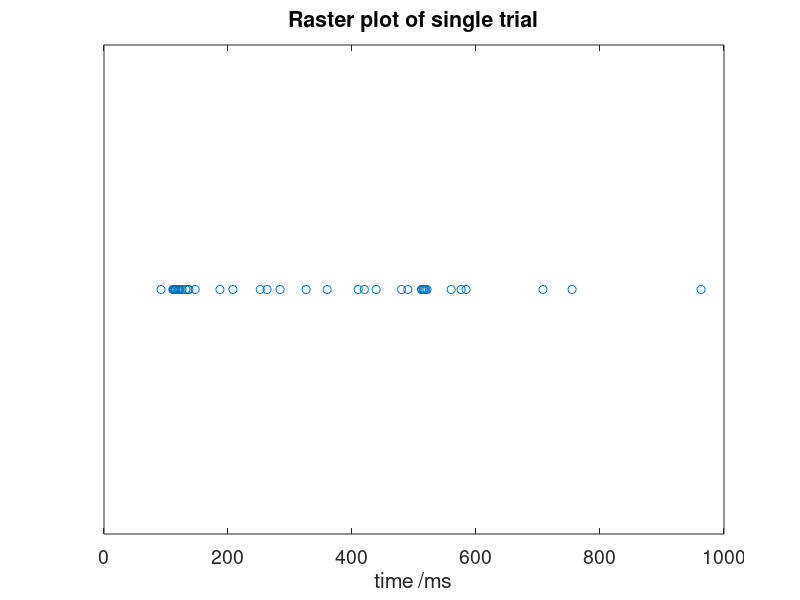
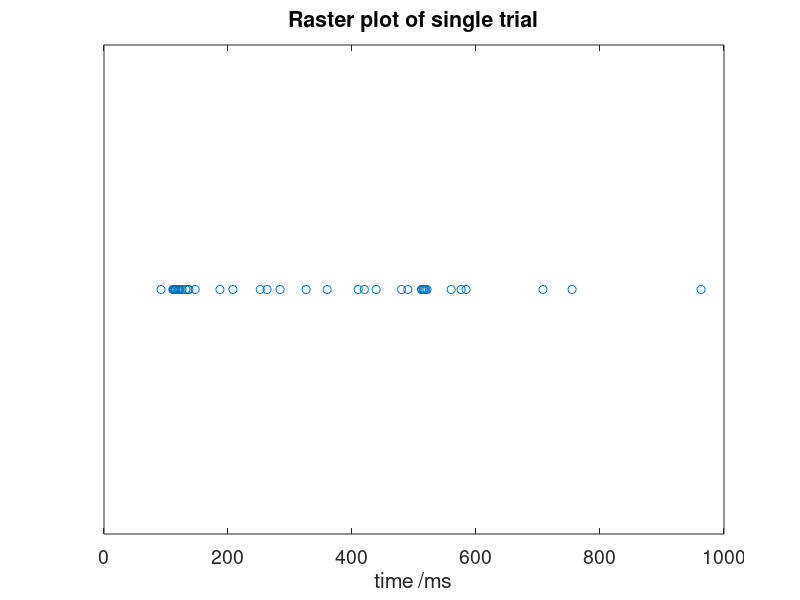
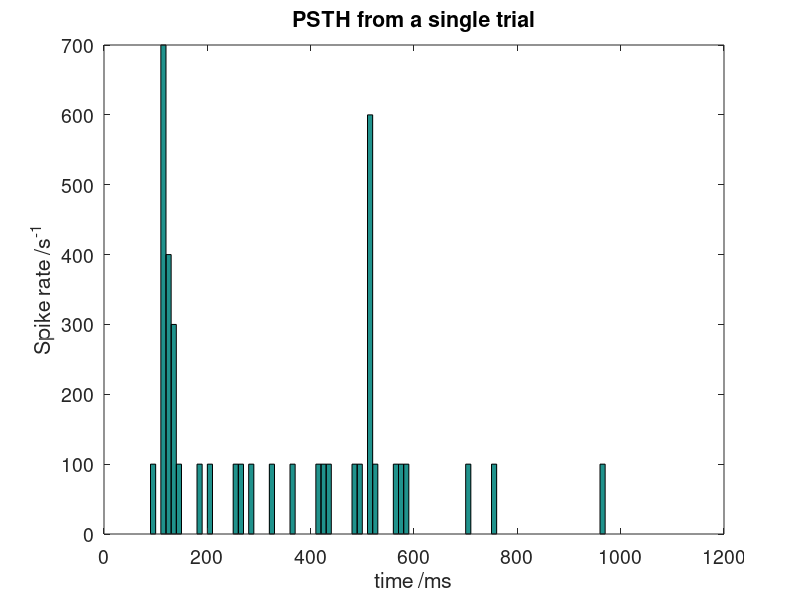
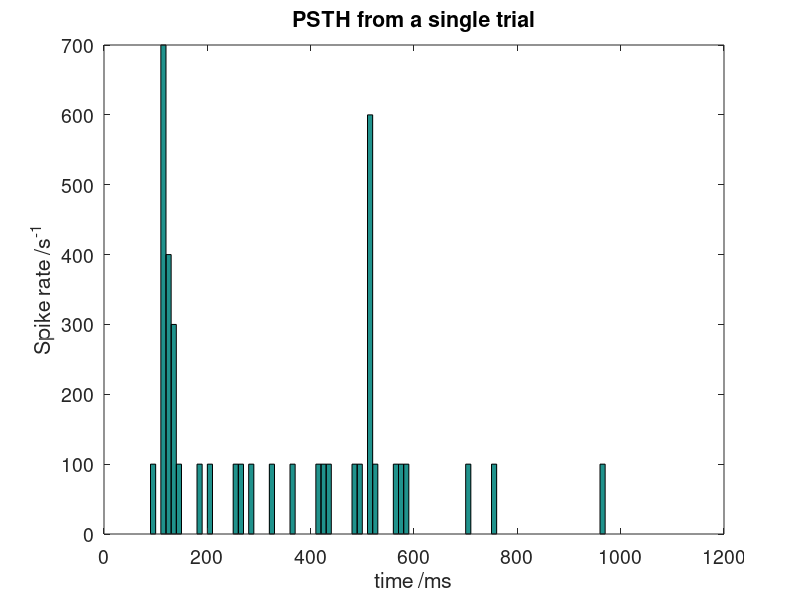

These charts were generated, in order, by the following MATLAB code: (Note: this script raises an error after producing the figures.)
load data/spiketimes.mat

%% Q3
sz = size(single_trial);

first_spike = single_trial(1);
first_ten_spikes = single_trial(1:10);
figure('Position', [100, 100, 600, 200])
plot(single_trial, ones(sz), 'o')
xlabel('time /ms')
title('Raster plot of single trial')
set(gca, 'Fontsize', 14, 'ytick',[])
saveas(gcf, 'figs/png/B2_2_q3.png')
saveas(gcf, 'figs/mat/B2_2_q3.fig')

%% Q4
edges = 0:10:1000;
response = histc(single_trial, edges);
response = response/0.01;
figure;
bar(edges, response, 'histc');
xlabel('time /ms')
ylabel('Spike rate /s^{-1}')
title('PSTH from a single trial')
set(gca, 'Fontsize', 14)
saveas(gcf, 'figs/png/B2_2_q4.png')
saveas(gcf, 'figs/mat/B2_2_q4.fig')

%% Q7
first_hist = condition1(1,:);
figure;
bar(edges, first_hist);

fig = figure;
for ii = 1:20
 subplot(5,4,ii);
 bar(edges, condition1(ii,:)/0.01,'histc');
 ylim([0, 1000]);
 if ii <= 16
     set(gca, 'xtick', [])
 end
 if mod(ii,4) ~= 1
     set(gca, 'ytick', [])
 end
end
ax=axes(fig,'visible','off'); 
ax.Title.Visible='on';
ax.XLabel.Visible='on';
ax.YLabel.Visible='on';
ylabel(ax,'Spike rate /s^{-1}');
xlabel(ax,'time /ms');
title(ax,'PSTH plots for 20 trials');
set(gca, 'Fontsize', 14)
saveas(gcf, 'figs/png/B2_2_q7.png')
saveas(gcf, 'figs/mat/B2_2_q7.fig')

%% Q8
fig=figure('Position', [10 10 800 600]);
for ii = 1:length(condition1)-1
 subplot(10,10,ii);
 bar(1:20, condition1(:,ii)/0.01,'histc');
 ylim([0, 1000]);
 title(sprintf('%d-%dms', (ii-1)/0.1, ii/0.1))
 if ii <= 90
     set(gca, 'xtick', [])
 end
 if mod(ii,10) ~= 1
     set(gca, 'ytick', [])
 end
end
ax=axes(fig,'visible','off'); 
ax.Title.Visible='on';
ax.XLabel.Visible='on';
ax.YLabel.Visible='on';
ylabel(ax,'Spike rate /s^{-1}');
xlabel(ax,'Trial number');
title(ax,'Histograms of activity across trials');
set(gca, 'Fontsize', 14)
saveas(gcf, 'figs/png/B2_2_q8.png')
saveas(gcf, 'figs/mat/B2_2_q8.fig')

%% 
mn = zeros(1,101);
for ii = 1:20
    mn = mn + condition1(ii,:)/0.01;
end
mn = mn/20;
bar(edges, mn, 'histc')

xlabel('time /ms')
ylabel('Spike rate /s^{-1}')
title('PSTH averaged across 20 trials')
set(gca, 'Fontsize', 14)
saveas(gcf, 'figs/png/B2_2_q9.png')
saveas(gcf, 'figs/mat/B2_2_q9.fig')

%% 
% figure()
% mu1 = mean(condition1)/0.01;
% sigma1 = std(condition1)/0.01;
% standard_error1 = sigma1/sqrt(20);
% bar(edges, mu1, 'histc')
% hold all
% errorbar(edges+5, mu1, standard_error1, 'LineStyle', 'none')
% hold off
% ylim([0,800])
% 
% figure()
% mu2 = mean(condition2)/0.01;
% sigma2 = std(condition2)/0.01;
% standard_error2 = sigma2/sqrt(20);
% bar(edges, mu2, 'histc')
% hold all
% errorbar(edges+5, mu2, standard_error2, 'LineStyle', 'none')
% hold off
% ylim([0,800])

figure('Position', [10 10 800 600])
hold all
errorbar(edges+5, mu1, standard_error1, 'lineWidth', 1)
errorbar(edges+5, mu2, standard_error2, 'lineWidth', 1)
hold off

xlim([0 1000])
xlabel('time /ms')
ylabel('Spike rate /s^{-1}')
set(gca, 'Fontsize', 14)
legend('Condition 1', 'Condition 2')
set(gca, 'Fontsize', 14)
title('PSTH plots for conditions 1 and 2')
saveas(gcf, 'figs/png/B2_2_q10.png')
saveas(gcf, 'figs/mat/B2_2_q10.fig')

%%
col1 = ismember(sigma1, max(sigma1(:)));
col1 = condition1(:,col1);
col2 = ismember(sigma2, max(sigma2(:)));
col2 = condition2(:,col2);

%????

%%
spiketimes1{1}
plotraster(spiketimes1)
set(gca, 'Fontsize', 14)
saveas(gcf, 'figs/png/B2_2_q13.png')
saveas(gcf, 'figs/mat/B2_2_q13.fig')

%%
plotPSTH(spiketimes1, 10)
set(gca, 'Fontsize', 14)
title("PSTH of 'spiketimes1'")
saveas(gcf, 'figs/png/B2_2_q14.png')
saveas(gcf, 'figs/mat/B2_2_q14.fig')

